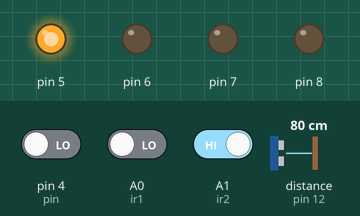
This sketch was run on a simulated Arduino Uno, built with avr-gcc and run on an emulated ATmega328P. Parts: output pins drawn as LEDs (lit = HIGH). Wiring (inferred from the names in the program): ultrasonic range finder: trigger pin 13; echo pin 12. Inputs (shaded band) come from the test bench; at power-on: distance to the obstacle (sensor on pin 12) 80 cm, A0 (ir1) LOW, A1 (ir2) HIGH, pin 4 (pin) LOW. The echo pulse lasts 58.3 µs per cm; pins used as bus, display or sensor lines are not drawn.

Above: at 1.2 s.
1.3 s: distance to the obstacle (sensor on pin 12) set to 23 cm
2.8 s: distance to the obstacle (sensor on pin 12) set to 19 cm
At 3.3 s:
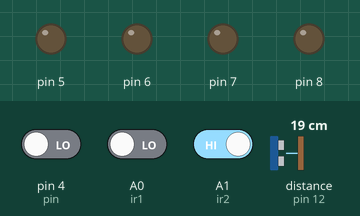
7.3 s: distance to the obstacle (sensor on pin 12) set to 35 cm
At 9.3 s:
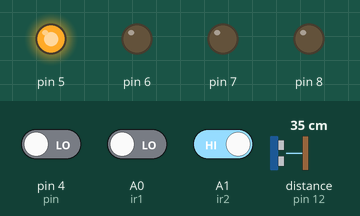
10.3 s: A0 (ir1) driven HIGH
At 11.5 s:
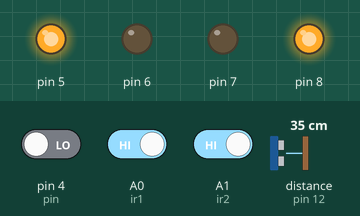
11.8 s: A1 (ir2) driven LOW
At 12.6 s:
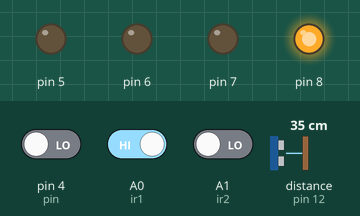
Timing chart, 0 to 14.3 s (numbered marks = the images above; inputs shaded):
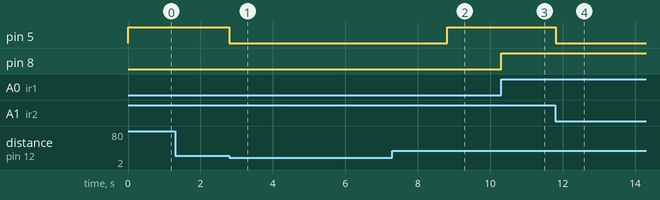

The sketch:

code4_ir_ultrasonic_gantry.ino
```cpp
/*
 * ============================================================
 *  CODE 4 - IR LINE FOLLOWING + ULTRASONIC + RF GANTRY DETECT
 * ============================================================
 *  Extends Code 3 with RF pulse-width gantry detection on D4.
 *  When a gantry pulse is detected, the buggy stops briefly
 *  and prints which gantry was crossed over Serial.
 *  Resumes line-following after each gantry stop.
 *
 *  Gantry Pulse Windows (microseconds):
 *   Gantry 1 → 1500 – 2000 µs
 *   Gantry 2 → 2500 – 3000 µs
 *   Gantry 3 →  500 – 1000 µs
 *
 *  PIN MAPPING:
 *   IR Left        → A0
 *   IR Right       → A1
 *   RF / Gantry    → D4
 *   Ultrasonic TRIG → D13
 *   Ultrasonic ECHO → D12
 *   Motor A  IN1   → D5    IN2 → D6
 *   Motor B  IN3   → D7    IN4 → D8
 * ============================================================
 */

int ir1 = A0;
int ir2 = A1;
int pin = 4;
int l, r;

unsigned long value = 0;

const int trigPin = 13;
const int echoPin = 12;

long duration;
int  distance;

void setup() {
  Serial.begin(9600);
  pinMode(ir1,     INPUT);
  pinMode(ir2,     INPUT);
  pinMode(pin,     INPUT);
  pinMode(5,       OUTPUT);
  pinMode(6,       OUTPUT);
  pinMode(7,       OUTPUT);
  pinMode(8,       OUTPUT);
  pinMode(trigPin, OUTPUT);
  pinMode(echoPin, INPUT);
}

void forward() {
  digitalWrite(5, HIGH);
  digitalWrite(6, LOW);
  digitalWrite(7, LOW);
  digitalWrite(8, HIGH);
}

void left() {
  digitalWrite(5, HIGH);
  digitalWrite(6, LOW);
  digitalWrite(7, LOW);
  digitalWrite(8, LOW);
}

void right() {
  digitalWrite(5, LOW);
  digitalWrite(6, LOW);
  digitalWrite(7, LOW);
  digitalWrite(8, HIGH);
}

void Stop() {
  digitalWrite(5, LOW);
  digitalWrite(6, LOW);
  digitalWrite(7, LOW);
  digitalWrite(8, LOW);
}

void loop() {
  // ── Gantry detection ─────────────────────────────────────
  if (digitalRead(pin) > 0) {
    value = pulseIn(pin, HIGH);
    Serial.print("Value: ");
    Serial.println(value);

    if (value > 1500 && value < 2000) {
      Serial.println("Gantry 1 crossed.");
      Stop();
      delay(1000);
    }
    if (value > 2500 && value < 3000) {
      Serial.println("Gantry 2 crossed.");
      Stop();
      delay(1000);
    }
    if (value > 500 && value < 1000) {
      Serial.println("Gantry 3 crossed.");
      Stop();
      delay(1000);
    }
  }

  // ── Read IR sensors ──────────────────────────────────────
  l = digitalRead(A0);
  r = digitalRead(A1);

  // ── Ultrasonic measurement ───────────────────────────────
  digitalWrite(trigPin, LOW);
  delayMicroseconds(2);
  digitalWrite(trigPin, HIGH);
  delayMicroseconds(10);
  digitalWrite(trigPin, LOW);
  duration = pulseIn(echoPin, HIGH);
  distance = duration * 0.0343 / 2;

  if (distance <= 20) {
    // Obstacle detected
    Stop();
    delay(2000);
  } else {
    // No obstacle — follow line
    if (l == 1 && r == 1) { forward(); }
    if (l == 0 && r == 1) { left();    }
    if (l == 1 && r == 0) { right();   }
    if (l == 0 && r == 0) { forward(); }
  }
}
```

Measured:
- the behaviour switches between 22 and 21 cm on distance to the obstacle (sensor on pin 12) (found by bisection; images 0 and 1)
- after the input at 1.3 s, every drawn part: stays the same
- after the input at 2.8 s, pin 5: HIGH → LOW at once
- after the input at 7.3 s, pin 5: LOW → HIGH after 1.5 s
- after the input at 10.3 s, pin 8: LOW → HIGH at once
- after the input at 11.8 s, pin 5: HIGH → LOW at once
